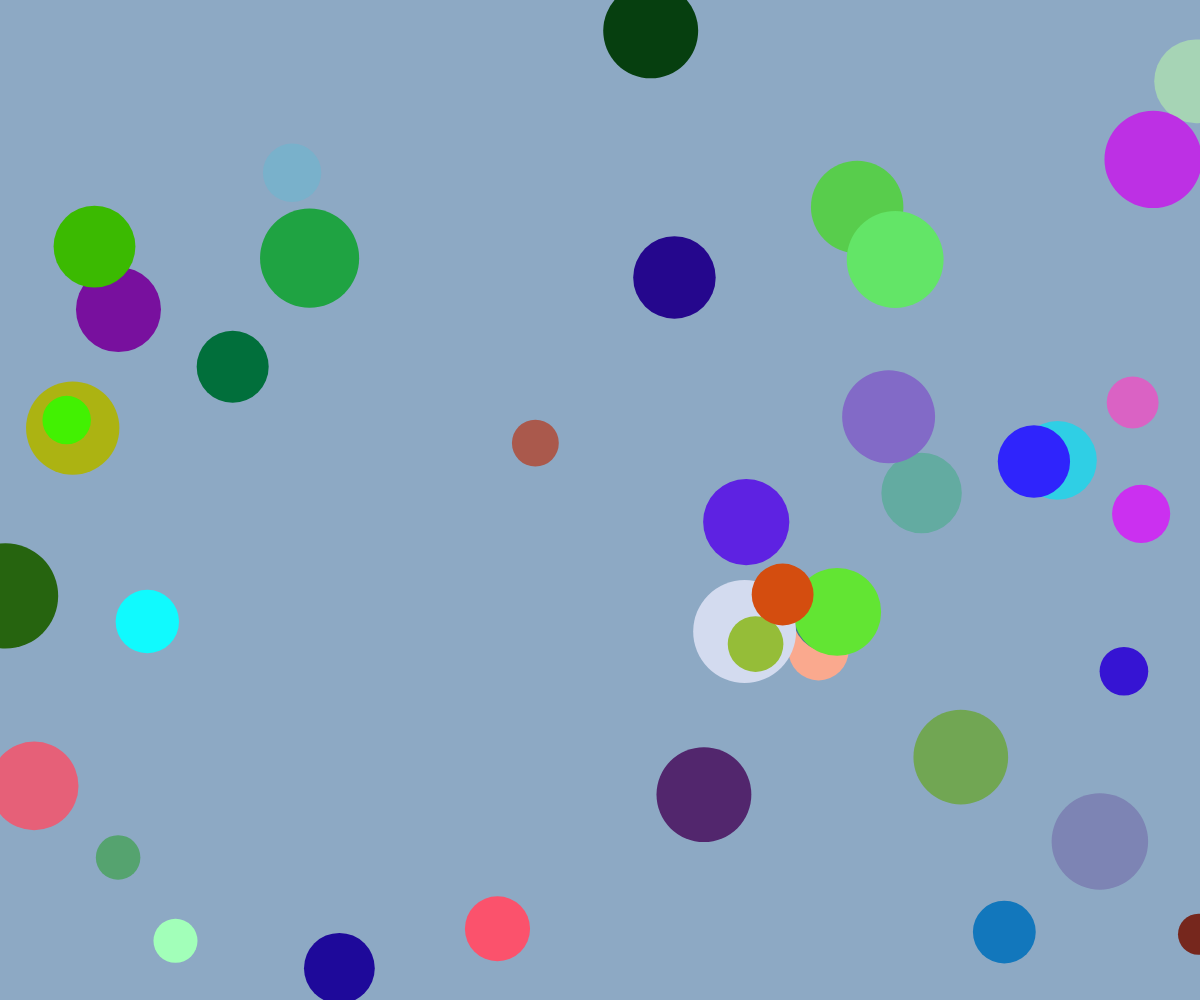
Frame 1 (no input)
Frame 60 (no input): identical to frame 1, image omitted
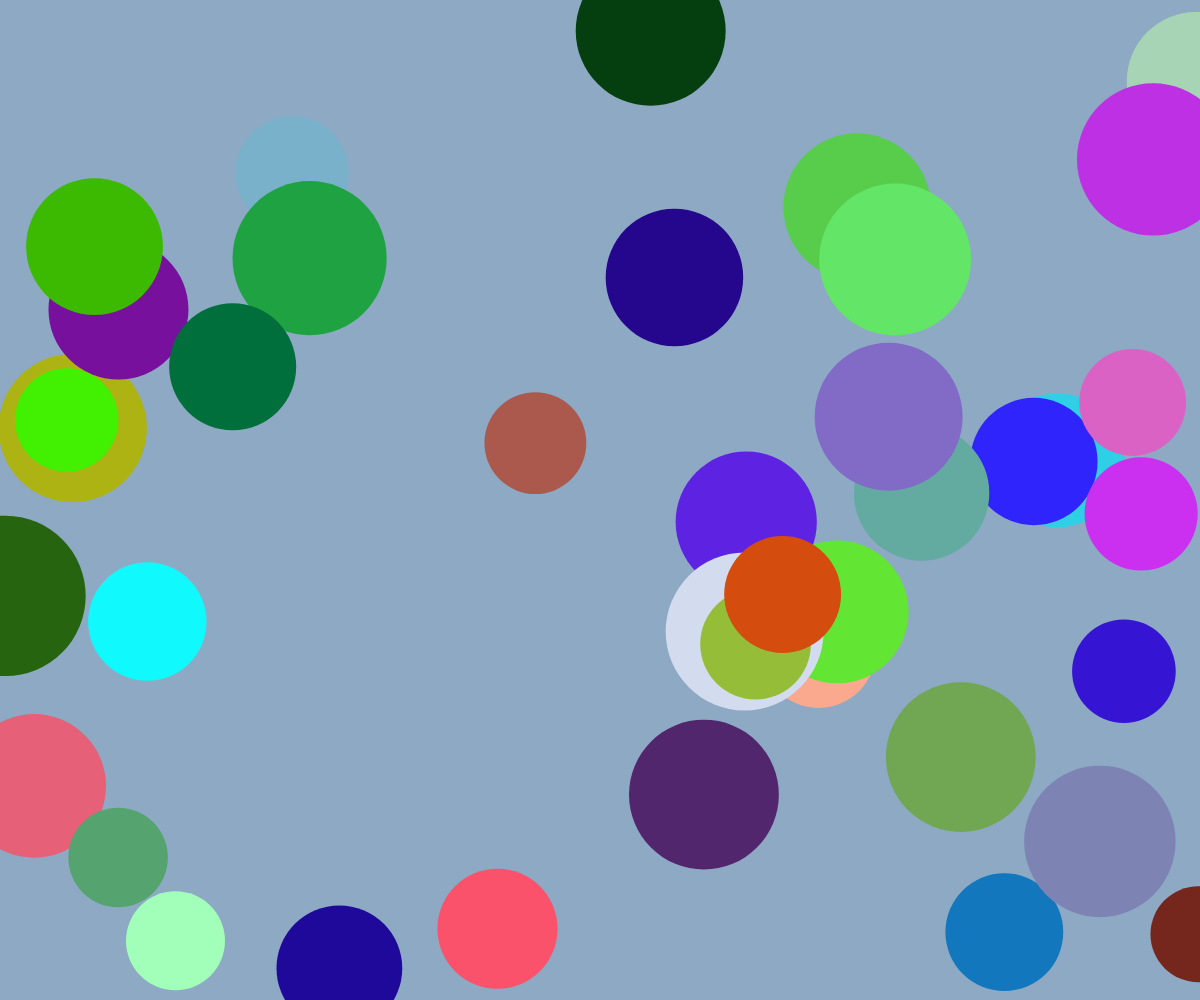
Frame 120 (the mouse pressed at the canvas centre since frame 60)

The p5.js sketch that drew these frames (run headless with seeded random() and noise() and a simulated clock; from frame 60 on, the mouse is pressed at the canvas centre):

// p5.js sketch
// ── sketch.js
let circles = [];

function setup() {
  createCanvas(windowWidth, windowHeight); // 全視窗畫布
  background('#8da9c4'); // 設定背景顏色

  // 生成 40 個圓的初始位置和顏色
  for (let i = 0; i < 40; i++) {
    circles.push({
      x: random(width),
      y: random(height),
      size: random(30, 100),
      color: color(random(255), random(255), random(255)) // 鮮豔顏色
    });
  }
}

function draw() {
  background('#8da9c4'); // 每次重繪背景

  // 計算圓的大小變化
  let sizeOffset = map(mouseX, 0, width, 10, 120);

  // 繪製所有圓
  for (let circle of circles) {
    fill(circle.color);
    noStroke();
    ellipse(circle.x, circle.y, circle.size + sizeOffset);
  }
}

function windowResized() {
  resizeCanvas(windowWidth, windowHeight); // 當視窗大小改變時調整畫布
}

// ── style.css
html, body {
  margin: 0;
  padding: 0;
}

body {
  margin: 0;
  padding: 0;
  font-family: 'Comic Sans MS', 'Arial', sans-serif; /* 可愛字體 */
  overflow: hidden; /* 防止畫布滾動 */
}

canvas {
  display: block;
}

.menu {
  list-style: none;
  margin: 0;
  padding: 0;
  position: absolute;
  top: 10px;
  right: 10px;
  display: flex;
  gap: 15px;
}

.menu li {
  display: inline;
}

.menu a {
  text-decoration: none;
  color: #5c677d; /* 黑色字體 */
  background-color: #adb5bd; /* 粉紅背景 */
  padding: 10px 15px;
  border-radius: 15px; /* 圓角 */
  font-size: 16px;
  font-weight: bold;
  box-shadow: 2px 2px 5px rgba(0, 0, 0, 0.2); /* 可愛陰影 */
  transition: transform 0.2s ease, background-color 0.3s ease;
}

.menu a:hover {
  background-color: #ff9999; /* 懸停時更深的粉紅色 */
  transform: scale(1.1); /* 懸停時放大 */
}
